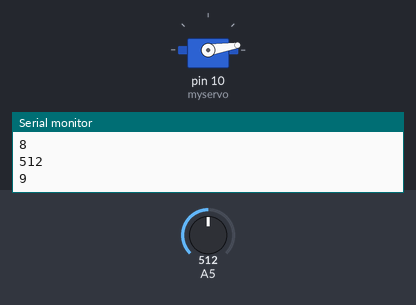
The sketch below on a simulated Arduino Uno, built with avr-gcc and run on an emulated ATmega328P. Shown: servo, the last lines printed to the serial monitor. The test bench sets the inputs (shaded band); at power-on: A5 = 512.

Above: at 0.15 s.
At 1.2 s:
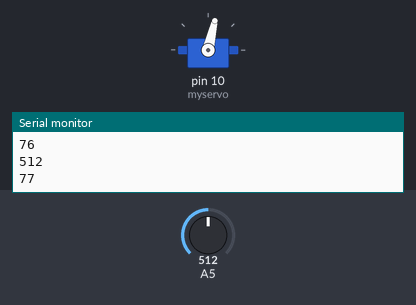
1.3 s: A5 set to 1023
At 1.7 s:
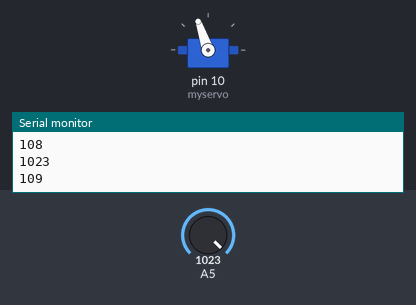
Timing chart, 0 to 10.3 s (numbered marks = the images above; inputs shaded):
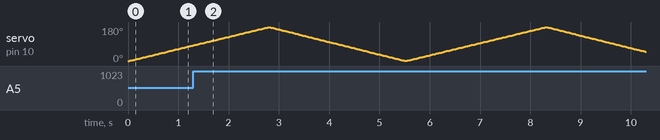

The sketch:

potServo.ino
```cpp
#include <Servo.h>

Servo myservo;  // create servo object to control a servo
                // a maximum of eight servo objects can be created

int pos = 0;    // variable to store the servo position
int val = 0;

void setup()
{
  Serial.begin(9600);
  myservo.attach(10);  // attaches the servo on pin 9 to the servo object
}


void loop()
{
  for(pos = 0; pos < 180; pos += 1)  // goes from 0 degrees to 180 degrees
  {                                  // in steps of 1 degree
    myservo.write(pos);              // tell servo to go to position in variable 'pos'
    val = analogRead(5);    // read the input pin

    Serial.println(val);             // debug value
    Serial.println(pos);             // debug value
    delay(15);                       // waits 15ms for the servo to reach the position
  }
  for(pos = 180; pos>=1; pos-=1)     // goes from 180 degrees to 0 degrees
  {
    myservo.write(pos);              // tell servo to go to position in variable 'pos'
    delay(15);                       // waits 15ms for the servo to reach the position
  }
}
```
